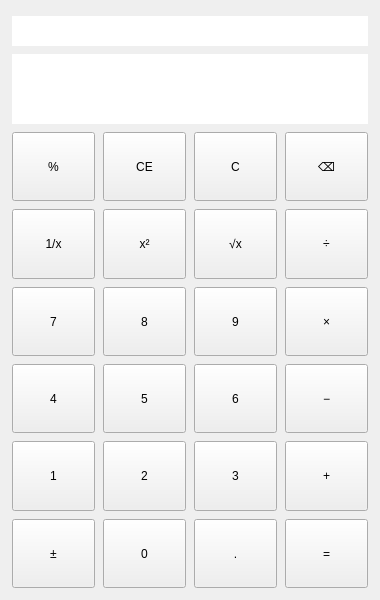
<?xml version="1.0" encoding="UTF-8"?>
<ui version="4.0">
 <class>Calculator</class>
 <widget class="QWidget" name="Calculator">
  <property name="geometry">
   <rect>
    <x>0</x>
    <y>0</y>
    <width>380</width>
    <height>600</height>
   </rect>
  </property>
  <property name="minimumSize">
   <size>
    <width>340</width>
    <height>520</height>
   </size>
  </property>
  <property name="windowTitle">
   <string>计算器</string>
  </property>
  <layout class="QVBoxLayout" name="mainLayout">
   <property name="spacing">
    <number>8</number>
   </property>
   <property name="leftMargin">
    <number>12</number>
   </property>
   <property name="topMargin">
    <number>16</number>
   </property>
   <property name="rightMargin">
    <number>12</number>
   </property>
   <property name="bottomMargin">
    <number>12</number>
   </property>
   <item>
    <widget class="QLineEdit" name="expressionDisplay">
     <property name="minimumSize">
      <size>
       <width>0</width>
       <height>30</height>
      </size>
     </property>
     <property name="focusPolicy">
      <enum>Qt::NoFocus</enum>
     </property>
     <property name="readOnly">
      <bool>true</bool>
     </property>
     <property name="frame">
      <bool>false</bool>
     </property>
     <property name="alignment">
      <set>Qt::AlignRight|Qt::AlignVCenter</set>
     </property>
    </widget>
   </item>
   <item>
    <widget class="QLineEdit" name="display">
     <property name="minimumSize">
      <size>
       <width>0</width>
       <height>70</height>
      </size>
     </property>
     <property name="focusPolicy">
      <enum>Qt::NoFocus</enum>
     </property>
     <property name="readOnly">
      <bool>true</bool>
     </property>
     <property name="frame">
      <bool>false</bool>
     </property>
     <property name="alignment">
      <set>Qt::AlignRight|Qt::AlignVCenter</set>
     </property>
    </widget>
   </item>
   <item>
    <layout class="QGridLayout" name="buttonGrid">
     <property name="spacing">
      <number>8</number>
     </property>
     <item row="0" column="0">
      <widget class="QPushButton" name="btnPercent">
       <property name="minimumSize">
        <size>
         <width>68</width>
         <height>54</height>
        </size>
       </property>
       <property name="focusPolicy">
        <enum>Qt::NoFocus</enum>
       </property>
       <property name="sizePolicy">
        <sizepolicy hsizetype="Expanding" vsizetype="Expanding">
         <horstretch>0</horstretch>
         <verstretch>0</verstretch>
        </sizepolicy>
       </property>
       <property name="text">
        <string>%</string>
       </property>
       <property name="role" stdset="0">
        <string>function</string>
       </property>
       <property name="key" stdset="0">
        <string>%</string>
       </property>
      </widget>
     </item>
     <item row="0" column="1">
      <widget class="QPushButton" name="btnClearEntry">
       <property name="minimumSize">
        <size>
         <width>68</width>
         <height>54</height>
        </size>
       </property>
       <property name="focusPolicy">
        <enum>Qt::NoFocus</enum>
       </property>
       <property name="sizePolicy">
        <sizepolicy hsizetype="Expanding" vsizetype="Expanding">
         <horstretch>0</horstretch>
         <verstretch>0</verstretch>
        </sizepolicy>
       </property>
       <property name="text">
        <string>CE</string>
       </property>
       <property name="role" stdset="0">
        <string>function</string>
       </property>
       <property name="key" stdset="0">
        <string>CE</string>
       </property>
      </widget>
     </item>
     <item row="0" column="2">
      <widget class="QPushButton" name="btnClear">
       <property name="minimumSize">
        <size>
         <width>68</width>
         <height>54</height>
        </size>
       </property>
       <property name="focusPolicy">
        <enum>Qt::NoFocus</enum>
       </property>
       <property name="sizePolicy">
        <sizepolicy hsizetype="Expanding" vsizetype="Expanding">
         <horstretch>0</horstretch>
         <verstretch>0</verstretch>
        </sizepolicy>
       </property>
       <property name="text">
        <string>C</string>
       </property>
       <property name="role" stdset="0">
        <string>function</string>
       </property>
       <property name="key" stdset="0">
        <string>C</string>
       </property>
      </widget>
     </item>
     <item row="0" column="3">
      <widget class="QPushButton" name="btnBackspace">
       <property name="minimumSize">
        <size>
         <width>68</width>
         <height>54</height>
        </size>
       </property>
       <property name="focusPolicy">
        <enum>Qt::NoFocus</enum>
       </property>
       <property name="sizePolicy">
        <sizepolicy hsizetype="Expanding" vsizetype="Expanding">
         <horstretch>0</horstretch>
         <verstretch>0</verstretch>
        </sizepolicy>
       </property>
       <property name="text">
        <string>⌫</string>
       </property>
       <property name="role" stdset="0">
        <string>function</string>
       </property>
       <property name="key" stdset="0">
        <string>⌫</string>
       </property>
      </widget>
     </item>
     <item row="1" column="0">
      <widget class="QPushButton" name="btnReciprocal">
       <property name="minimumSize">
        <size>
         <width>68</width>
         <height>54</height>
        </size>
       </property>
       <property name="focusPolicy">
        <enum>Qt::NoFocus</enum>
       </property>
       <property name="sizePolicy">
        <sizepolicy hsizetype="Expanding" vsizetype="Expanding">
         <horstretch>0</horstretch>
         <verstretch>0</verstretch>
        </sizepolicy>
       </property>
       <property name="text">
        <string>1/x</string>
       </property>
       <property name="role" stdset="0">
        <string>function</string>
       </property>
       <property name="key" stdset="0">
        <string>1/x</string>
       </property>
      </widget>
     </item>
     <item row="1" column="1">
      <widget class="QPushButton" name="btnSquare">
       <property name="minimumSize">
        <size>
         <width>68</width>
         <height>54</height>
        </size>
       </property>
       <property name="focusPolicy">
        <enum>Qt::NoFocus</enum>
       </property>
       <property name="sizePolicy">
        <sizepolicy hsizetype="Expanding" vsizetype="Expanding">
         <horstretch>0</horstretch>
         <verstretch>0</verstretch>
        </sizepolicy>
       </property>
       <property name="text">
        <string>x²</string>
       </property>
       <property name="role" stdset="0">
        <string>function</string>
       </property>
       <property name="key" stdset="0">
        <string>x²</string>
       </property>
      </widget>
     </item>
     <item row="1" column="2">
      <widget class="QPushButton" name="btnSquareRoot">
       <property name="minimumSize">
        <size>
         <width>68</width>
         <height>54</height>
        </size>
       </property>
       <property name="focusPolicy">
        <enum>Qt::NoFocus</enum>
       </property>
       <property name="sizePolicy">
        <sizepolicy hsizetype="Expanding" vsizetype="Expanding">
         <horstretch>0</horstretch>
         <verstretch>0</verstretch>
        </sizepolicy>
       </property>
       <property name="text">
        <string>√x</string>
       </property>
       <property name="role" stdset="0">
        <string>function</string>
       </property>
       <property name="key" stdset="0">
        <string>√x</string>
       </property>
      </widget>
     </item>
     <item row="1" column="3">
      <widget class="QPushButton" name="btnDivide">
       <property name="minimumSize">
        <size>
         <width>68</width>
         <height>54</height>
        </size>
       </property>
       <property name="focusPolicy">
        <enum>Qt::NoFocus</enum>
       </property>
       <property name="sizePolicy">
        <sizepolicy hsizetype="Expanding" vsizetype="Expanding">
         <horstretch>0</horstretch>
         <verstretch>0</verstretch>
        </sizepolicy>
       </property>
       <property name="text">
        <string>÷</string>
       </property>
       <property name="role" stdset="0">
        <string>operator</string>
       </property>
       <property name="key" stdset="0">
        <string>÷</string>
       </property>
      </widget>
     </item>
     <item row="2" column="0">
      <widget class="QPushButton" name="btn7">
       <property name="minimumSize">
        <size>
         <width>68</width>
         <height>54</height>
        </size>
       </property>
       <property name="focusPolicy">
        <enum>Qt::NoFocus</enum>
       </property>
       <property name="sizePolicy">
        <sizepolicy hsizetype="Expanding" vsizetype="Expanding">
         <horstretch>0</horstretch>
         <verstretch>0</verstretch>
        </sizepolicy>
       </property>
       <property name="text">
        <string>7</string>
       </property>
       <property name="role" stdset="0">
        <string>digit</string>
       </property>
       <property name="key" stdset="0">
        <string>7</string>
       </property>
      </widget>
     </item>
     <item row="2" column="1">
      <widget class="QPushButton" name="btn8">
       <property name="minimumSize">
        <size>
         <width>68</width>
         <height>54</height>
        </size>
       </property>
       <property name="focusPolicy">
        <enum>Qt::NoFocus</enum>
       </property>
       <property name="sizePolicy">
        <sizepolicy hsizetype="Expanding" vsizetype="Expanding">
         <horstretch>0</horstretch>
         <verstretch>0</verstretch>
        </sizepolicy>
       </property>
       <property name="text">
        <string>8</string>
       </property>
       <property name="role" stdset="0">
        <string>digit</string>
       </property>
       <property name="key" stdset="0">
        <string>8</string>
       </property>
      </widget>
     </item>
     <item row="2" column="2">
      <widget class="QPushButton" name="btn9">
       <property name="minimumSize">
        <size>
         <width>68</width>
         <height>54</height>
        </size>
       </property>
       <property name="focusPolicy">
        <enum>Qt::NoFocus</enum>
       </property>
       <property name="sizePolicy">
        <sizepolicy hsizetype="Expanding" vsizetype="Expanding">
         <horstretch>0</horstretch>
         <verstretch>0</verstretch>
        </sizepolicy>
       </property>
       <property name="text">
        <string>9</string>
       </property>
       <property name="role" stdset="0">
        <string>digit</string>
       </property>
       <property name="key" stdset="0">
        <string>9</string>
       </property>
      </widget>
     </item>
     <item row="2" column="3">
      <widget class="QPushButton" name="btnMultiply">
       <property name="minimumSize">
        <size>
         <width>68</width>
         <height>54</height>
        </size>
       </property>
       <property name="focusPolicy">
        <enum>Qt::NoFocus</enum>
       </property>
       <property name="sizePolicy">
        <sizepolicy hsizetype="Expanding" vsizetype="Expanding">
         <horstretch>0</horstretch>
         <verstretch>0</verstretch>
        </sizepolicy>
       </property>
       <property name="text">
        <string>×</string>
       </property>
       <property name="role" stdset="0">
        <string>operator</string>
       </property>
       <property name="key" stdset="0">
        <string>×</string>
       </property>
      </widget>
     </item>
     <item row="3" column="0">
      <widget class="QPushButton" name="btn4">
       <property name="minimumSize">
        <size>
         <width>68</width>
         <height>54</height>
        </size>
       </property>
       <property name="focusPolicy">
        <enum>Qt::NoFocus</enum>
       </property>
       <property name="sizePolicy">
        <sizepolicy hsizetype="Expanding" vsizetype="Expanding">
         <horstretch>0</horstretch>
         <verstretch>0</verstretch>
        </sizepolicy>
       </property>
       <property name="text">
        <string>4</string>
       </property>
       <property name="role" stdset="0">
        <string>digit</string>
       </property>
       <property name="key" stdset="0">
        <string>4</string>
       </property>
      </widget>
     </item>
     <item row="3" column="1">
      <widget class="QPushButton" name="btn5">
       <property name="minimumSize">
        <size>
         <width>68</width>
         <height>54</height>
        </size>
       </property>
       <property name="focusPolicy">
        <enum>Qt::NoFocus</enum>
       </property>
       <property name="sizePolicy">
        <sizepolicy hsizetype="Expanding" vsizetype="Expanding">
         <horstretch>0</horstretch>
         <verstretch>0</verstretch>
        </sizepolicy>
       </property>
       <property name="text">
        <string>5</string>
       </property>
       <property name="role" stdset="0">
        <string>digit</string>
       </property>
       <property name="key" stdset="0">
        <string>5</string>
       </property>
      </widget>
     </item>
     <item row="3" column="2">
      <widget class="QPushButton" name="btn6">
       <property name="minimumSize">
        <size>
         <width>68</width>
         <height>54</height>
        </size>
       </property>
       <property name="focusPolicy">
        <enum>Qt::NoFocus</enum>
       </property>
       <property name="sizePolicy">
        <sizepolicy hsizetype="Expanding" vsizetype="Expanding">
         <horstretch>0</horstretch>
         <verstretch>0</verstretch>
        </sizepolicy>
       </property>
       <property name="text">
        <string>6</string>
       </property>
       <property name="role" stdset="0">
        <string>digit</string>
       </property>
       <property name="key" stdset="0">
        <string>6</string>
       </property>
      </widget>
     </item>
     <item row="3" column="3">
      <widget class="QPushButton" name="btnMinus">
       <property name="minimumSize">
        <size>
         <width>68</width>
         <height>54</height>
        </size>
       </property>
       <property name="focusPolicy">
        <enum>Qt::NoFocus</enum>
       </property>
       <property name="sizePolicy">
        <sizepolicy hsizetype="Expanding" vsizetype="Expanding">
         <horstretch>0</horstretch>
         <verstretch>0</verstretch>
        </sizepolicy>
       </property>
       <property name="text">
        <string>−</string>
       </property>
       <property name="role" stdset="0">
        <string>operator</string>
       </property>
       <property name="key" stdset="0">
        <string>-</string>
       </property>
      </widget>
     </item>
     <item row="4" column="0">
      <widget class="QPushButton" name="btn1">
       <property name="minimumSize">
        <size>
         <width>68</width>
         <height>54</height>
        </size>
       </property>
       <property name="focusPolicy">
        <enum>Qt::NoFocus</enum>
       </property>
       <property name="sizePolicy">
        <sizepolicy hsizetype="Expanding" vsizetype="Expanding">
         <horstretch>0</horstretch>
         <verstretch>0</verstretch>
        </sizepolicy>
       </property>
       <property name="text">
        <string>1</string>
       </property>
       <property name="role" stdset="0">
        <string>digit</string>
       </property>
       <property name="key" stdset="0">
        <string>1</string>
       </property>
      </widget>
     </item>
     <item row="4" column="1">
      <widget class="QPushButton" name="btn2">
       <property name="minimumSize">
        <size>
         <width>68</width>
         <height>54</height>
        </size>
       </property>
       <property name="focusPolicy">
        <enum>Qt::NoFocus</enum>
       </property>
       <property name="sizePolicy">
        <sizepolicy hsizetype="Expanding" vsizetype="Expanding">
         <horstretch>0</horstretch>
         <verstretch>0</verstretch>
        </sizepolicy>
       </property>
       <property name="text">
        <string>2</string>
       </property>
       <property name="role" stdset="0">
        <string>digit</string>
       </property>
       <property name="key" stdset="0">
        <string>2</string>
       </property>
      </widget>
     </item>
     <item row="4" column="2">
      <widget class="QPushButton" name="btn3">
       <property name="minimumSize">
        <size>
         <width>68</width>
         <height>54</height>
        </size>
       </property>
       <property name="focusPolicy">
        <enum>Qt::NoFocus</enum>
       </property>
       <property name="sizePolicy">
        <sizepolicy hsizetype="Expanding" vsizetype="Expanding">
         <horstretch>0</horstretch>
         <verstretch>0</verstretch>
        </sizepolicy>
       </property>
       <property name="text">
        <string>3</string>
       </property>
       <property name="role" stdset="0">
        <string>digit</string>
       </property>
       <property name="key" stdset="0">
        <string>3</string>
       </property>
      </widget>
     </item>
     <item row="4" column="3">
      <widget class="QPushButton" name="btnPlus">
       <property name="minimumSize">
        <size>
         <width>68</width>
         <height>54</height>
        </size>
       </property>
       <property name="focusPolicy">
        <enum>Qt::NoFocus</enum>
       </property>
       <property name="sizePolicy">
        <sizepolicy hsizetype="Expanding" vsizetype="Expanding">
         <horstretch>0</horstretch>
         <verstretch>0</verstretch>
        </sizepolicy>
       </property>
       <property name="text">
        <string>+</string>
       </property>
       <property name="role" stdset="0">
        <string>operator</string>
       </property>
       <property name="key" stdset="0">
        <string>+</string>
       </property>
      </widget>
     </item>
     <item row="5" column="0">
      <widget class="QPushButton" name="btnSign">
       <property name="minimumSize">
        <size>
         <width>68</width>
         <height>54</height>
        </size>
       </property>
       <property name="focusPolicy">
        <enum>Qt::NoFocus</enum>
       </property>
       <property name="sizePolicy">
        <sizepolicy hsizetype="Expanding" vsizetype="Expanding">
         <horstretch>0</horstretch>
         <verstretch>0</verstretch>
        </sizepolicy>
       </property>
       <property name="text">
        <string>±</string>
       </property>
       <property name="role" stdset="0">
        <string>function</string>
       </property>
       <property name="key" stdset="0">
        <string>±</string>
       </property>
      </widget>
     </item>
     <item row="5" column="1">
      <widget class="QPushButton" name="btn0">
       <property name="minimumSize">
        <size>
         <width>68</width>
         <height>54</height>
        </size>
       </property>
       <property name="focusPolicy">
        <enum>Qt::NoFocus</enum>
       </property>
       <property name="sizePolicy">
        <sizepolicy hsizetype="Expanding" vsizetype="Expanding">
         <horstretch>0</horstretch>
         <verstretch>0</verstretch>
        </sizepolicy>
       </property>
       <property name="text">
        <string>0</string>
       </property>
       <property name="role" stdset="0">
        <string>digit</string>
       </property>
       <property name="key" stdset="0">
        <string>0</string>
       </property>
      </widget>
     </item>
     <item row="5" column="2">
      <widget class="QPushButton" name="btnDot">
       <property name="minimumSize">
        <size>
         <width>68</width>
         <height>54</height>
        </size>
       </property>
       <property name="focusPolicy">
        <enum>Qt::NoFocus</enum>
       </property>
       <property name="sizePolicy">
        <sizepolicy hsizetype="Expanding" vsizetype="Expanding">
         <horstretch>0</horstretch>
         <verstretch>0</verstretch>
        </sizepolicy>
       </property>
       <property name="text">
        <string>.</string>
       </property>
       <property name="role" stdset="0">
        <string>digit</string>
       </property>
       <property name="key" stdset="0">
        <string>.</string>
       </property>
      </widget>
     </item>
     <item row="5" column="3">
      <widget class="QPushButton" name="btnEquals">
       <property name="minimumSize">
        <size>
         <width>68</width>
         <height>54</height>
        </size>
       </property>
       <property name="focusPolicy">
        <enum>Qt::NoFocus</enum>
       </property>
       <property name="sizePolicy">
        <sizepolicy hsizetype="Expanding" vsizetype="Expanding">
         <horstretch>0</horstretch>
         <verstretch>0</verstretch>
        </sizepolicy>
       </property>
       <property name="text">
        <string>=</string>
       </property>
       <property name="role" stdset="0">
        <string>equals</string>
       </property>
       <property name="key" stdset="0">
        <string>=</string>
       </property>
      </widget>
     </item>
    </layout>
   </item>
  </layout>
 </widget>
 <tabstops>
  <tabstop>btnPercent</tabstop>
  <tabstop>btnClearEntry</tabstop>
  <tabstop>btnClear</tabstop>
  <tabstop>btnBackspace</tabstop>
 </tabstops>
 <resources/>
 <connections/>
</ui>
